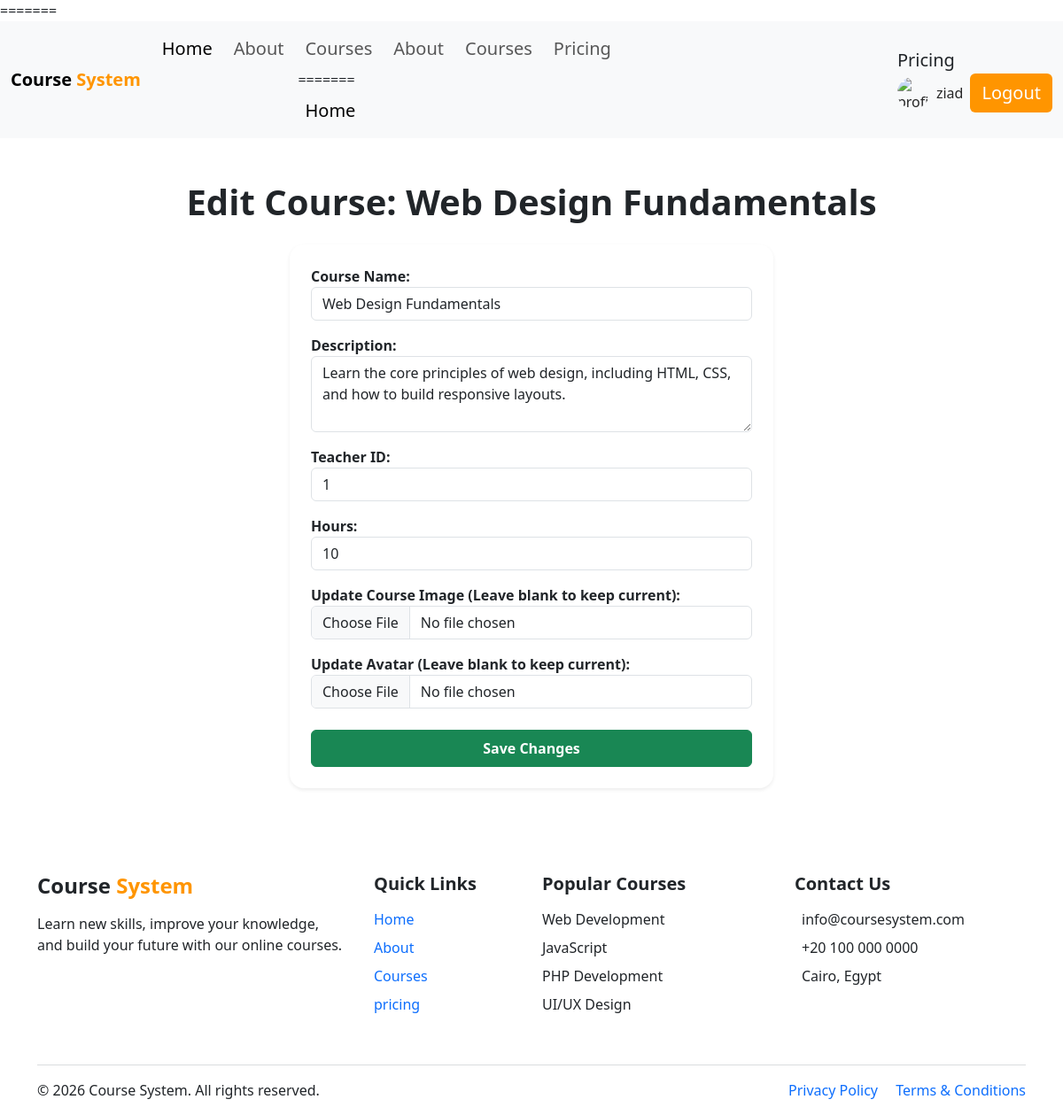
The app's page /courses/edit.php?id=0 (signed in) with its own data.
### tables this page shows
CREATE TABLE `courses` (
  `id` int(11) NOT NULL,
  `name` varchar(100) NOT NULL,
  `hours` int(11) NOT NULL,
  `teacher_id` int(11) NOT NULL,
  `image` varchar(255) NOT NULL,
  `avatar` varchar(255) NOT NULL,
  `description` text NOT NULL
);

### courses/connect.php (called while the page is built, shortened)
<?php
class connect
{
    private $db;
    public function __construct()
    {
        $this->db = new PDO("mysql:host=localhost;dbname=course_system", "root", "");
    }
    public function selectOne($table, $id)
    {
        $stmt = $this->db->prepare("SELECT * FROM $table WHERE id = ?");
        $stmt->execute([$id]);
        return $stmt->fetch(PDO::FETCH_ASSOC);
    }
}

### courses/edit.php (the view, shortened to what this page needs)
<?php
include_once "../header.php";
include_once "connect.php";
$objCon = new connect();
if (isset($_GET["id"])) {
    $course = $objCon->selectOne("courses", $_GET["id"]);
?>
    <div class="container my-5">
        <h1 class="text-center fw-bold mb-4">Edit Course: <?= $course["name"] ?></h1>
        <div class="row justify-content-center">
            <div class="col-md-6">
                <form action="" method="POST" enctype="multipart/form-data" class="card p-4 shadow-sm border-0 rounded-4">
                    <div class="mb-3">
                        <label class="fw-bold">Course Name:</label>
                        <input class="form-control" type="text" name="name" value="<?= $course["name"] ?>" required>
                    </div>
                    <div class="mb-3">
                        <label class="fw-bold">Description:</label>
                        <textarea class="form-control" name="description" rows="3" required><?= $course["description"] ?></textarea>
                    </div>
                    <div class="mb-3">
                        <label class="fw-bold">Teacher ID:</label>
                        <input class="form-control" type="number" name="teacher_id" value="<?= $course["teacher_id"] ?>" required>
                    </div>
                    <div class="mb-3">
                        <label class="fw-bold">Hours:</label>
                        <input class="form-control" type="number" name="hours" value="<?= $course["hours"] ?>" required>
                    </div>
                    <div class="mb-3">
                        <label class="fw-bold">Update Course Image (Leave blank to keep current):</label>
                        <input class="form-control" type="file" name="image">
                    </div>
                    <div class="mb-4">
                        <label class="fw-bold">Update Avatar (Leave blank to keep current):</label>
                        <input class="form-control" type="file" name="avatar">
                    </div>
                    <button class="btn btn-success w-100 fw-bold py-2" type="submit">Save Changes</button>
                </form>
            </div>
        </div>
    </div>
<?php
}
include_once "../footer.php";
?>

### records on screen
courses: name "Web Design Fundamentals", description "Learn the core principles of web design, including HTML, CSS, and how to build responsive layouts.", teacher_id "1", hours "10"

### other values on screen
$_SESSION['name'] "ziad"
